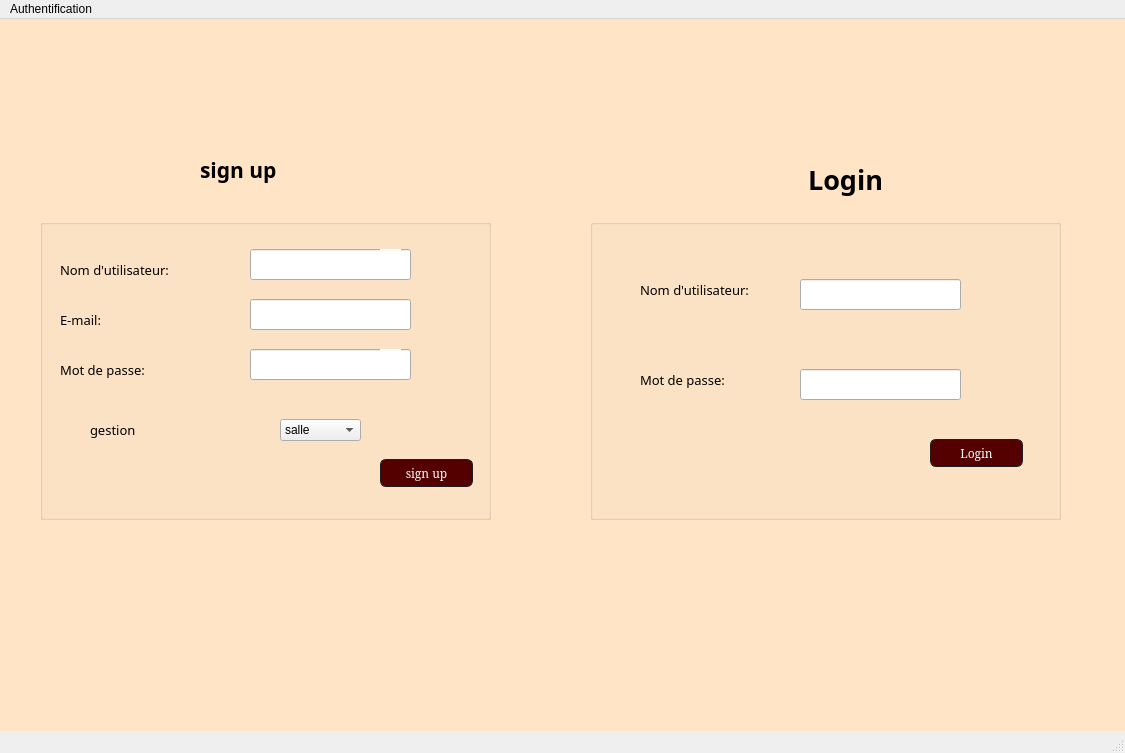
<?xml version="1.0" encoding="UTF-8"?>
<ui version="4.0">
 <class>MainWindow</class>
 <widget class="QMainWindow" name="MainWindow">
  <property name="geometry">
   <rect>
    <x>0</x>
    <y>0</y>
    <width>1125</width>
    <height>753</height>
   </rect>
  </property>
  <property name="windowTitle">
   <string>MainWindow</string>
  </property>
  <widget class="QWidget" name="centralwidget">
   <widget class="QLabel" name="label">
    <property name="geometry">
     <rect>
      <x>-20</x>
      <y>0</y>
      <width>1500</width>
      <height>900</height>
     </rect>
    </property>
    <property name="text">
     <string/>
    </property>
    <property name="pixmap">
     <pixmap>../../../../bg.png</pixmap>
    </property>
   </widget>
   <widget class="QLabel" name="label_2">
    <property name="geometry">
     <rect>
      <x>210</x>
      <y>190</y>
      <width>381</width>
      <height>361</height>
     </rect>
    </property>
    <property name="text">
     <string/>
    </property>
    <property name="pixmap">
     <pixmap>../../../../logo apppp123.png</pixmap>
    </property>
   </widget>
   <widget class="QLabel" name="label_3">
    <property name="geometry">
     <rect>
      <x>750</x>
      <y>130</y>
      <width>191</width>
      <height>61</height>
     </rect>
    </property>
    <property name="font">
     <font>
      <family>Bahnschrift SemiBold SemiConden</family>
      <pointsize>20</pointsize>
      <weight>75</weight>
      <bold>true</bold>
     </font>
    </property>
    <property name="text">
     <string>&lt;html&gt;&lt;head/&gt;&lt;body&gt;&lt;p align=&quot;center&quot;&gt;Login&lt;/p&gt;&lt;/body&gt;&lt;/html&gt;</string>
    </property>
   </widget>
   <widget class="QLabel" name="label_4">
    <property name="geometry">
     <rect>
      <x>200</x>
      <y>120</y>
      <width>191</width>
      <height>61</height>
     </rect>
    </property>
    <property name="font">
     <font>
      <family>Bahnschrift SemiBold SemiConden</family>
      <pointsize>16</pointsize>
      <weight>75</weight>
      <bold>true</bold>
     </font>
    </property>
    <property name="text">
     <string>sign up</string>
    </property>
   </widget>
   <widget class="QGroupBox" name="groupBox">
    <property name="geometry">
     <rect>
      <x>590</x>
      <y>200</y>
      <width>471</width>
      <height>301</height>
     </rect>
    </property>
    <property name="title">
     <string/>
    </property>
    <widget class="QLabel" name="label_5">
     <property name="geometry">
      <rect>
       <x>50</x>
       <y>60</y>
       <width>151</width>
       <height>21</height>
      </rect>
     </property>
     <property name="font">
      <font>
       <family>MV Boli</family>
       <pointsize>10</pointsize>
      </font>
     </property>
     <property name="text">
      <string>Nom d'utilisateur:</string>
     </property>
    </widget>
    <widget class="QLineEdit" name="lineEdit">
     <property name="geometry">
      <rect>
       <x>210</x>
       <y>60</y>
       <width>161</width>
       <height>31</height>
      </rect>
     </property>
    </widget>
    <widget class="QLabel" name="label_6">
     <property name="geometry">
      <rect>
       <x>50</x>
       <y>150</y>
       <width>121</width>
       <height>21</height>
      </rect>
     </property>
     <property name="font">
      <font>
       <family>MV Boli</family>
       <pointsize>10</pointsize>
      </font>
     </property>
     <property name="text">
      <string>Mot de passe:</string>
     </property>
    </widget>
    <widget class="QLineEdit" name="lineEdit_2">
     <property name="geometry">
      <rect>
       <x>210</x>
       <y>150</y>
       <width>161</width>
       <height>31</height>
      </rect>
     </property>
     <property name="echoMode">
      <enum>QLineEdit::Password</enum>
     </property>
    </widget>
    <widget class="QPushButton" name="pushButton">
     <property name="geometry">
      <rect>
       <x>340</x>
       <y>220</y>
       <width>93</width>
       <height>28</height>
      </rect>
     </property>
     <property name="font">
      <font>
       <family>Elephant</family>
       <pointsize>-1</pointsize>
      </font>
     </property>
     <property name="styleSheet">
      <string notr="true">
QPushButton
{
   
	color: rgb(255, 255, 255);
  
	background-color: rgb(85, 0, 0);
    border-width: 1px;
    border-color: #1e1e1e;
    border-style: solid;
    border-radius: 6;
    padding: 3px;
    font-size: 12px;
    padding-left: 5px;
    padding-right: 5px;
}</string>
     </property>
     <property name="text">
      <string>Login</string>
     </property>
    </widget>
   </widget>
   <widget class="QGroupBox" name="groupBox_3">
    <property name="geometry">
     <rect>
      <x>40</x>
      <y>200</y>
      <width>451</width>
      <height>301</height>
     </rect>
    </property>
    <property name="title">
     <string/>
    </property>
    <widget class="QLabel" name="label_9">
     <property name="geometry">
      <rect>
       <x>20</x>
       <y>40</y>
       <width>151</width>
       <height>21</height>
      </rect>
     </property>
     <property name="font">
      <font>
       <family>MV Boli</family>
       <pointsize>10</pointsize>
      </font>
     </property>
     <property name="text">
      <string>Nom d'utilisateur:</string>
     </property>
    </widget>
    <widget class="QLineEdit" name="nom_sign">
     <property name="geometry">
      <rect>
       <x>210</x>
       <y>30</y>
       <width>161</width>
       <height>31</height>
      </rect>
     </property>
    </widget>
    <widget class="QLabel" name="label_10">
     <property name="geometry">
      <rect>
       <x>20</x>
       <y>90</y>
       <width>121</width>
       <height>21</height>
      </rect>
     </property>
     <property name="font">
      <font>
       <family>MV Boli</family>
       <pointsize>10</pointsize>
      </font>
     </property>
     <property name="text">
      <string>E-mail:</string>
     </property>
    </widget>
    <widget class="QLineEdit" name="mail_sign">
     <property name="geometry">
      <rect>
       <x>210</x>
       <y>80</y>
       <width>161</width>
       <height>31</height>
      </rect>
     </property>
    </widget>
    <widget class="QLineEdit" name="mdp_sign">
     <property name="geometry">
      <rect>
       <x>210</x>
       <y>130</y>
       <width>161</width>
       <height>31</height>
      </rect>
     </property>
    </widget>
    <widget class="QLabel" name="label_11">
     <property name="geometry">
      <rect>
       <x>20</x>
       <y>140</y>
       <width>121</width>
       <height>21</height>
      </rect>
     </property>
     <property name="font">
      <font>
       <family>MV Boli</family>
       <pointsize>10</pointsize>
      </font>
     </property>
     <property name="text">
      <string>Mot de passe:</string>
     </property>
    </widget>
    <widget class="QPushButton" name="pushButton_2">
     <property name="geometry">
      <rect>
       <x>340</x>
       <y>240</y>
       <width>93</width>
       <height>28</height>
      </rect>
     </property>
     <property name="font">
      <font>
       <family>Elephant</family>
       <pointsize>-1</pointsize>
      </font>
     </property>
     <property name="styleSheet">
      <string notr="true">QPushButton
{
   
	color: rgb(255, 255, 255);
  
	background-color: rgb(85, 0, 0);
    border-width: 1px;
    border-color: #1e1e1e;
    border-style: solid;
    border-radius: 6;
    padding: 3px;
    font-size: 12px;
    padding-left: 5px;
    padding-right: 5px;
}</string>
     </property>
     <property name="text">
      <string>sign up</string>
     </property>
    </widget>
    <widget class="QLabel" name="label_pic_6">
     <property name="geometry">
      <rect>
       <x>340</x>
       <y>130</y>
       <width>21</width>
       <height>16</height>
      </rect>
     </property>
     <property name="mouseTracking">
      <bool>true</bool>
     </property>
     <property name="styleSheet">
      <string notr="true">background-color: rgb(255, 255, 255);
</string>
     </property>
     <property name="frameShape">
      <enum>QFrame::NoFrame</enum>
     </property>
     <property name="text">
      <string/>
     </property>
     <property name="pixmap">
      <pixmap>../../Downloads/Sans titre - 2.png</pixmap>
     </property>
     <property name="scaledContents">
      <bool>true</bool>
     </property>
    </widget>
    <widget class="QLabel" name="label_pic_7">
     <property name="geometry">
      <rect>
       <x>340</x>
       <y>30</y>
       <width>21</width>
       <height>16</height>
      </rect>
     </property>
     <property name="mouseTracking">
      <bool>true</bool>
     </property>
     <property name="styleSheet">
      <string notr="true">
background-color: rgb(255, 255, 255);
image: url(:/Downloads/310431606_1123962171840871_611645683765199052_n.png);</string>
     </property>
     <property name="frameShape">
      <enum>QFrame::NoFrame</enum>
     </property>
     <property name="text">
      <string/>
     </property>
     <property name="pixmap">
      <pixmap>../../Downloads/Sans titre.png</pixmap>
     </property>
     <property name="scaledContents">
      <bool>true</bool>
     </property>
    </widget>
    <widget class="QLabel" name="label_12">
     <property name="geometry">
      <rect>
       <x>50</x>
       <y>200</y>
       <width>121</width>
       <height>21</height>
      </rect>
     </property>
     <property name="font">
      <font>
       <family>MV Boli</family>
       <pointsize>10</pointsize>
      </font>
     </property>
     <property name="text">
      <string>gestion </string>
     </property>
    </widget>
    <widget class="QComboBox" name="comboBox_sign">
     <property name="geometry">
      <rect>
       <x>240</x>
       <y>200</y>
       <width>81</width>
       <height>22</height>
      </rect>
     </property>
     <item>
      <property name="text">
       <string>salle</string>
      </property>
     </item>
     <item>
      <property name="text">
       <string>fournisseur</string>
      </property>
     </item>
     <item>
      <property name="text">
       <string>evenement</string>
      </property>
     </item>
     <item>
      <property name="text">
       <string>client</string>
      </property>
     </item>
     <item>
      <property name="text">
       <string>employe</string>
      </property>
     </item>
    </widget>
   </widget>
   <widget class="QLabel" name="label_pic_2">
    <property name="geometry">
     <rect>
      <x>-30</x>
      <y>-50</y>
      <width>1321</width>
      <height>811</height>
     </rect>
    </property>
    <property name="mouseTracking">
     <bool>true</bool>
    </property>
    <property name="styleSheet">
     <string notr="true">background-color: rgb(255, 229, 198);
image: url(:/Downloads/310431606_1123962171840871_611645683765199052_n.png);</string>
    </property>
    <property name="frameShape">
     <enum>QFrame::NoFrame</enum>
    </property>
    <property name="text">
     <string/>
    </property>
    <property name="pixmap">
     <pixmap>../../Downloads/310042565_1253044795483244_7626101413920627149_n.png</pixmap>
    </property>
   </widget>
   <zorder>label</zorder>
   <zorder>label_2</zorder>
   <zorder>label_pic_2</zorder>
   <zorder>label_3</zorder>
   <zorder>groupBox</zorder>
   <zorder>groupBox_3</zorder>
   <zorder>label_4</zorder>
  </widget>
  <widget class="QMenuBar" name="menubar">
   <property name="geometry">
    <rect>
     <x>0</x>
     <y>0</y>
     <width>1125</width>
     <height>26</height>
    </rect>
   </property>
   <widget class="QMenu" name="menuAuthentification">
    <property name="title">
     <string>Authentification</string>
    </property>
   </widget>
   <addaction name="menuAuthentification"/>
  </widget>
  <widget class="QStatusBar" name="statusbar"/>
 </widget>
 <resources/>
 <connections/>
</ui>
